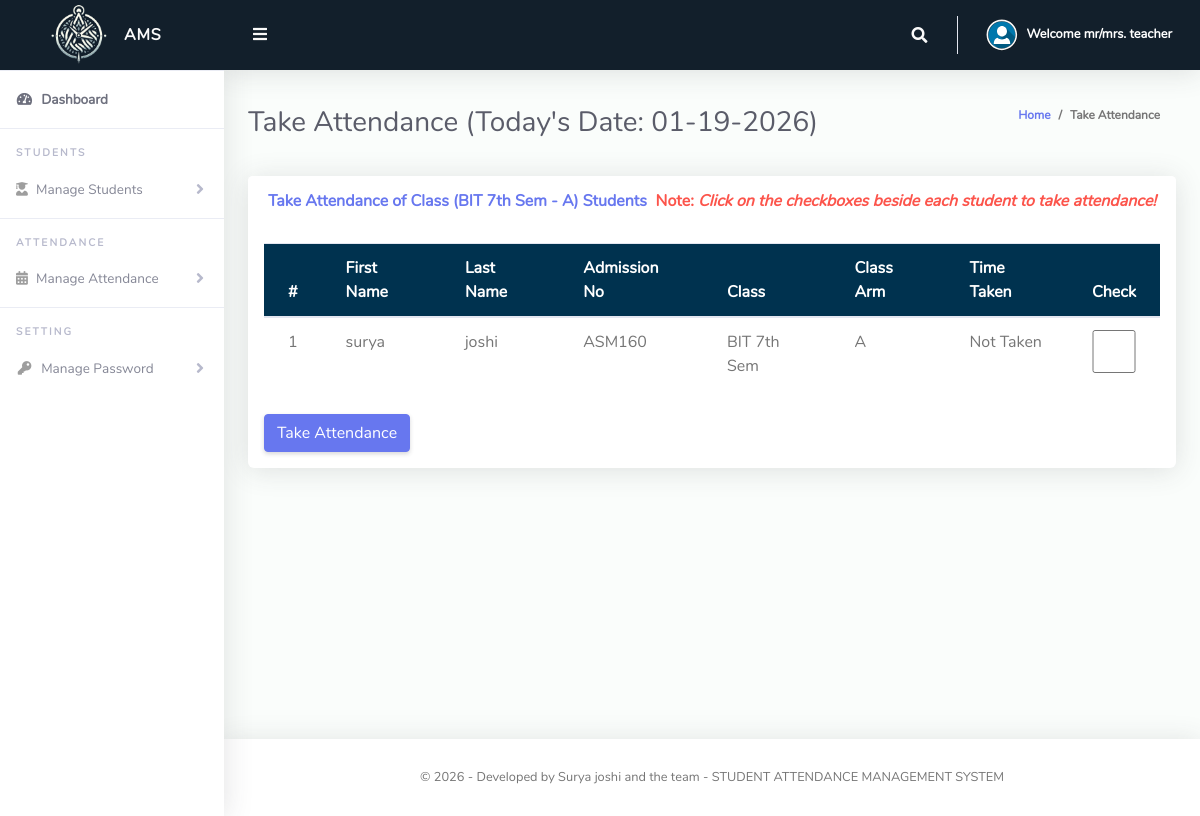
Page /ClassTeacher/takeAttendance.php (signed in) on the committed database.
### tables this page shows
CREATE TABLE `tblclassteacher` (
  `Id` int(10) NOT NULL,
  `firstName` varchar(255) NOT NULL,
  `lastName` varchar(255) NOT NULL,
  `emailAddress` varchar(255) NOT NULL,
  `password` varchar(255) NOT NULL,
  `phoneNo` varchar(50) NOT NULL,
  `classId` varchar(10) NOT NULL,
  `classArmId` varchar(10) NOT NULL,
  `dateCreated` varchar(50) NOT NULL
);

CREATE TABLE `tblclassarms` (
  `Id` int(10) NOT NULL,
  `classId` varchar(10) NOT NULL,
  `classArmName` varchar(255) NOT NULL,
  `isAssigned` varchar(10) NOT NULL
);

CREATE TABLE `tblclass` (
  `Id` int(10) NOT NULL,
  `className` varchar(255) NOT NULL
);

CREATE TABLE `tblstudents` (
  `Id` int(10) NOT NULL,
  `firstName` varchar(255) NOT NULL,
  `lastName` varchar(255) NOT NULL,
  `otherName` varchar(255) NOT NULL,
  `email` varchar(255) NOT NULL,
  `admissionNumber` varchar(255) NOT NULL,
  `password` varchar(50) NOT NULL,
  `classId` varchar(10) NOT NULL,
  `classArmId` varchar(10) NOT NULL,
  `dateCreated` varchar(50) NOT NULL
);

### ClassTeacher/takeAttendance.php (the view, shortened to what this page needs)
<?php
include '../Includes/dbcon.php';
$query = "SELECT tblclass.className, tblclassarms.classArmName
    FROM tblclassteacher
    INNER JOIN tblclass ON tblclass.Id = tblclassteacher.classId
    INNER JOIN tblclassarms ON tblclassarms.Id = tblclassteacher.classArmId
    WHERE tblclassteacher.Id = '$_SESSION[userId]'";
$rs = $conn->query($query);
$rrw = $rs->fetch_assoc();
?>
<!DOCTYPE html>
<html lang="en">
<head>
  <link href="../vendor/fontawesome-free/css/all.min.css" rel="stylesheet" type="text/css">
  <link href="../vendor/bootstrap/css/bootstrap.min.css" rel="stylesheet" type="text/css">
  <link href="css/ruang-admin.min.css" rel="stylesheet">
</head>
<body id="page-top">
  <div id="wrapper">
    <?php include "Includes/sidebar.php"; ?>
    <div id="content-wrapper" class="d-flex flex-column">
      <div id="content">
        <?php include "Includes/topbar.php"; ?>
        <div class="container-fluid" id="container-wrapper">
          <div class="d-sm-flex align-items-center justify-content-between mb-4">
            <h1 class="h3 mb-0 text-gray-800">Take Attendance (Today's Date: <?php echo date("m-d-Y"); ?>)</h1>
            <ol class="breadcrumb">
              <li class="breadcrumb-item"><a href="./">Home</a></li>
              <li class="breadcrumb-item active" aria-current="page">Take Attendance</li>
            </ol>
          </div>
          <div class="row">
            <div class="col-lg-12">
              <form method="post">
                <div class="row">
                  <div class="col-lg-12">
                    <div class="card mb-4">
                      <div class="card-header py-3 d-flex flex-row align-items-center justify-content-between">
                        <h6 class="m-0 font-weight-bold text-primary">Take Attendance of Class (<?php echo $rrw['className'] . ' - ' . $rrw['classArmName']; ?>) Students </h6>
                        <h6 class="m-0 font-weight-bold text-danger">Note: <i>Click on the checkboxes beside each student to take attendance!</i></h6>
                      </div>
                      <div class="table-responsive p-3">
                        <table class="table align-items-center table-flush table-hover">
                          <thead class="thead-light">
                            <tr>
                              <th>#</th>
                              <th>First Name</th>
                              <th>Last Name</th>
                              <th>Admission No</th>
                              <th>Class</th>
                              <th>Class Arm</th>
                              <th>Time Taken</th>
                              <th>Check</th>
                            </tr>
                          </thead>
                          <tbody>
                            <?php
                            $query = "SELECT tblstudents.Id, tblstudents.admissionNumber, tblclass.className, tblclass.Id AS classId, tblclassarms.classArmName, tblclassarms.Id AS classArmId, tblstudents.firstName, tblstudents.lastName, tblstudents.admissionNumber, tblattendance.dateTimeTaken
      FROM tblstudents
      INNER JOIN tblclass ON tblclass.Id = tblstudents.classId
      INNER JOIN tblclassarms ON tblclassarms.Id = tblstudents.classArmId
      LEFT JOIN tblattendance ON tblattendance.admissionNo = tblstudents.admissionNumber
        AND DATE(tblattendance.dateTimeTaken) = CURDATE()
      WHERE tblstudents.classId = '$_SESSION[classId]' AND tblstudents.classArmId = '$_SESSION[classArmId]'";
                            $rs = $conn->query($query);
                            $num = $rs->num_rows;
                            $sn = 0;
                            if ($num > 0) {
                              while ($rows = $rs->fetch_assoc()) {
                                $sn++;
                                $timeTaken = $rows['dateTimeTaken'] ? date("h:i A", strtotime($rows['dateTimeTaken'])) : "Not Taken";
                                echo "
          <tr>
            <td>" . $sn . "</td>
            <td>" . $rows['firstName'] . "</td>
            <td>" . $rows['lastName'] . "</td>
            <td>" . $rows['admissionNumber'] . "</td>
            <td>" . $rows['className'] . "</td>
            <td>" . $rows['classArmName'] . "</td>
            <td>" . $timeTaken . "</td>
            <td><input name='check[]' type='checkbox' value='" . $rows['admissionNumber'] . "' class='form-control'></td>
          </tr>";
                              }
                            } else {
                              echo "<div class='alert alert-danger' role='alert'>No Record Found!</div>";
                            }
                            ?>
                          </tbody>
                        </table>
                        <br>
                        <button type="submit" name="save" class="btn btn-primary">Take Attendance</button>
                      </div>
                    </div>
                  </div>
                </div>
              </form>
            </div>
          </div>
        </div>
      </div>
      <?php include "Includes/footer.php"; ?>
    </div>
  </div>
</body>
</html>

### ClassTeacher/Includes/sidebar.php (shortened to what this page needs)
    <ul class="navbar-nav sidebar sidebar-light accordion" id="accordionSidebar">
  <a class="sidebar-brand d-flex align-items-center justify-content-center" style="background-color: #121F2B;" href="index.php">
    <div class="sidebar-brand-icon">
      <img src="img/logo/logo.png">
    </div>
    <div class="sidebar-brand-text mx-3">AMS</div>
  </a>
  <hr class="sidebar-divider my-0">
  <li class="nav-item active">
    <a class="nav-link" href="index.php">
      <i class="fas fa-fw fa-tachometer-alt"></i>
      <span>Dashboard</span>
    </a>
  </li>
  <hr class="sidebar-divider">
  <div class="sidebar-heading">Students</div>
  <li class="nav-item">
    <a class="nav-link collapsed" href="#" data-toggle="collapse" data-target="#collapseBootstrap2" aria-expanded="true" aria-controls="collapseBootstrap2">
      <i class="fas fa-user-graduate"></i>
      <span>Manage Students</span>
    </a>
  </li>
  <hr class="sidebar-divider">
  <div class="sidebar-heading">Attendance</div>
  <li class="nav-item">
    <a class="nav-link collapsed" href="#" data-toggle="collapse" data-target="#collapseBootstrapcon" aria-expanded="true" aria-controls="collapseBootstrapcon">
      <i class="fa fa-calendar-alt"></i>
      <span>Manage Attendance</span>
    </a>
  </li>
  <hr class="sidebar-divider">
  <div class="sidebar-heading">Setting</div>
  <li class="nav-item">
    <a class="nav-link collapsed" href="#" data-toggle="collapse" data-target="#collapseSettings" aria-expanded="true" aria-controls="collapseSettings">
      <i class="fas fa-fw fa-key"></i>
      <span>Manage Password</span>
    </a>
  </li>
</ul>

### ClassTeacher/Includes/topbar.php (shortened to what this page needs)
<?php
  $query = "SELECT * FROM tblclassteacher WHERE Id = ".$_SESSION['userId']."";
  $rs = $conn->query($query);
  $rows = $rs->fetch_assoc();
  $fullName = $rows['firstName']." ".$rows['lastName'];
?>
<nav class="navbar navbar-expand navbar-light  topbar mb-4 static-top" style="background-color: #121F2B;">
          <button id="sidebarToggleTop" class="btn btn-link rounded-circle mr-3">
            <i class="fa fa-bars"></i>
          </button>
          <ul class="navbar-nav ml-auto">
            <li class="nav-item dropdown no-arrow">
              <a class="nav-link dropdown-toggle" href="#" id="searchDropdown" role="button" data-toggle="dropdown"
                aria-haspopup="true" aria-expanded="false">
                <i class="fas fa-search fa-fw"></i>
              </a>
            </li>
            <li class="nav-item dropdown no-arrow">
              <a class="nav-link dropdown-toggle" href="#" id="userDropdown" role="button" data-toggle="dropdown"
                aria-haspopup="true" aria-expanded="false">
                <img class="img-profile rounded-circle border-0" src="img/user.svg" style="max-width: 60px">
                <span class="ml-2 d-none d-lg-inline text-white small"><b>Welcome <?php echo $fullName;?></b></span>
              </a>
            </li>
          </ul>
        </nav>

### ClassTeacher/Includes/footer.php
<footer class="sticky-footer bg-white" style="margin-top: 25.3%;">
  <div class="container my-auto mx-80">
    <div class="copyright text-center my-auto">
      <span> &copy; <script> document.write(new Date().getFullYear()); </script> - Developed by Surya joshi and the team -
        STUDENT ATTENDANCE MANAGEMENT SYSTEM
      </span>
    </div>
  </div>
</footer>

### rows in the picture
tblclassteacher: fullName "mr/mrs. teacher"
tblclassarms: classId.className "BIT 7th Sem", classArmName "A"
tblstudents: firstName "surya", lastName "joshi", admissionNumber "ASM160", classId.className "BIT 7th Sem", classArmId.classArmName "A", timeTaken "Not Taken"
